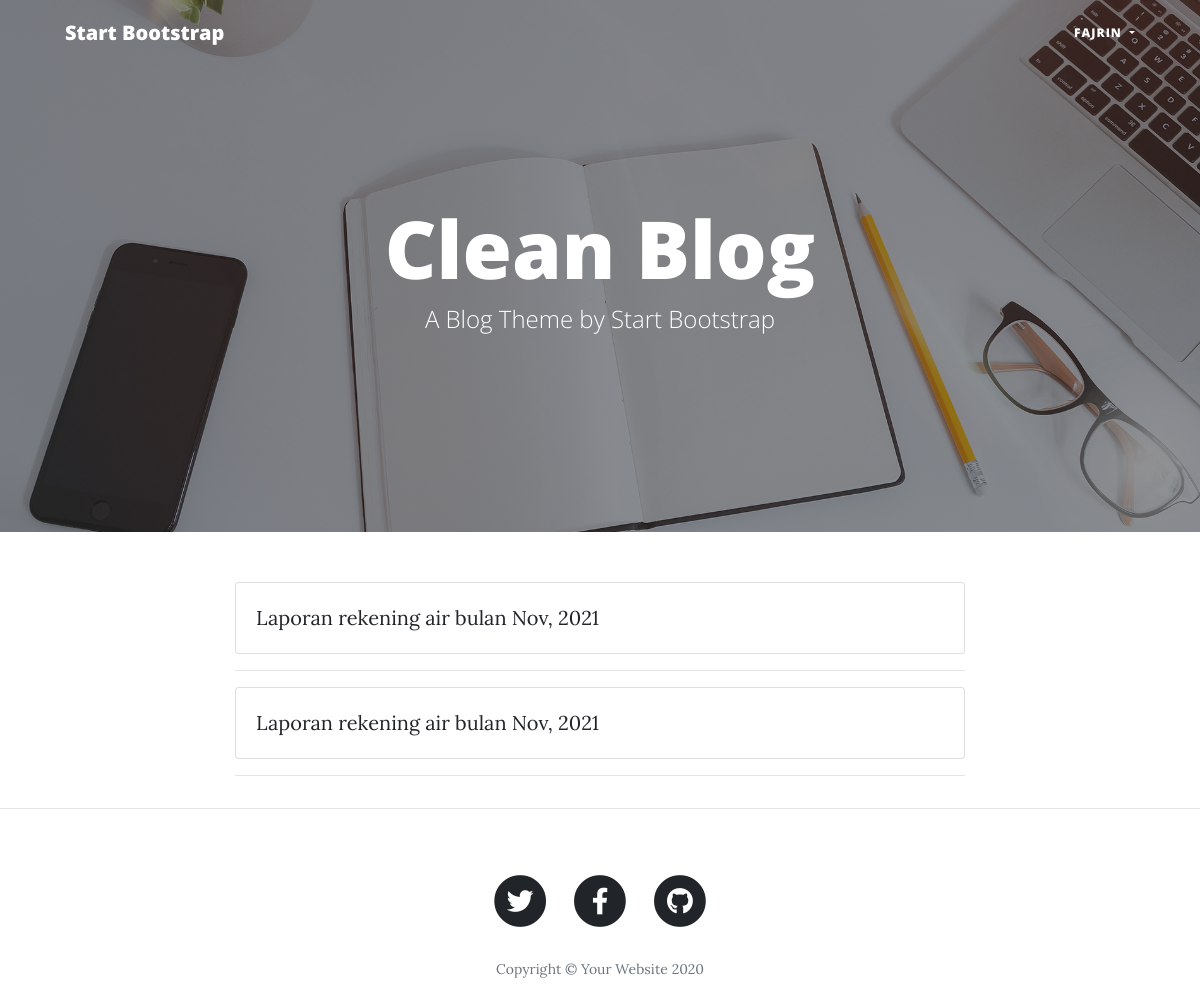
/lamanrek (signed in), run on the app's committed database.
### affairs/models.py (models this page shows, shortened)
class admindb(db.Model, UserMixin):
    id = db.Column(db.Integer, primary_key=True)
    username = db.Column(db.String(100), nullable=False)
    email = db.Column(db.String(50), nullable=False, unique=True)
    password = db.Column(db.String(80), nullable=False)

class CustomerPgAir(db.Model):
  id = db.Column(db.Integer, primary_key=True)
  tgl_pst = db.Column(db.DateTime, nullable=False, default=datetime.utcnow)
  csv_field = db.Column(JsonEncodeDict)

### affairs/admin/routes.py (the view)
@admingam.route('/lamanrek')
def lamanrek():
    rek = CustomerPgAir.query.all()
    return render_template('lamanrek.html', rek=rek,title='Daftar Rekening Bulanan')

### affairs/models.py (called while the page is built)
@login_manager.user_loader
def load_user(admindb_id):
    return admindb.query.get(int(admindb_id))

  def process_result_value(self, value, dialect):
    if value is None:
      return {}
    else:
      return json.loads(value)

### affairs/templates/lamanrek.html
{% extends'layout.html' %}
{% block content %}
{% for r in rek%}
<div class="card">
  <div class="card-body">
    <a href="{{url_for('admingam.lihatrek', id=r.id)}}">
      Laporan rekening air bulan {{r.tgl_pst.strftime('%b, %Y')}}
    </a>
  </div>
</div>
<hr />
{% endfor %}
{% endblock content  %}

### affairs/templates/layout.html (shortened to what this page needs)
<!DOCTYPE html>
<html lang="en">
<head>
  <link href="../static/vendor/bootstrap/css/bootstrap.min.css" rel="stylesheet">
  <link href="../static/vendor/fontawesome-free/css/all.min.css" rel="stylesheet" type="text/css">
  <link href="../static/css/clean-blog.min.css" rel="stylesheet">
</head>
<body>
  {% block kategori %}
  <nav class="navbar navbar-expand-lg navbar-light fixed-top" id="mainNav">
    <div class="container">
      <a class="navbar-brand" href="index.html">Start Bootstrap</a>
      <div class="collapse navbar-collapse" id="navbarResponsive">
        <ul class="navbar-nav ml-auto">
          {% if current_user.is_authenticated %}
          <li class="nav-item dropdown">
            <a class="nav-link dropdown-toggle" href="#" id="navbarDropdown" role="button" data-toggle="dropdown" aria-haspopup="true" aria-expanded="false">
               {{current_user.username}}
            </a>
        </li>
        {% endif %}
        </ul>
      </div>
    </div>
  </nav>
  <header class="masthead" style="background-image: url('img/home-bg.jpg')">
    <div class="overlay"></div>
    <div class="container">
      <div class="row">
        <div class="col-lg-8 col-md-10 mx-auto">
          <div class="site-heading">
            <h1>Clean Blog</h1>
            <span class="subheading">A Blog Theme by Start Bootstrap</span>
          </div>
        </div>
      </div>
    </div>
  </header>
  {% endblock kategori %}
  <div class="container">
    <div class="row">
      <div class="col-lg-8 col-md-10 mx-auto">
        {%block content%}
        {%endblock content%}
      </div>
    </div>
  </div>
  <hr>
  <footer>
    <div class="container">
      <div class="row">
        <div class="col-lg-8 col-md-10 mx-auto">
          <ul class="list-inline text-center">
            <li class="list-inline-item">
              <a href="#">
                <span class="fa-stack fa-lg">
                  <i class="fas fa-circle fa-stack-2x"></i>
                  <i class="fab fa-twitter fa-stack-1x fa-inverse"></i>
                </span>
              </a>
            </li>
            <li class="list-inline-item">
              <a href="#">
                <span class="fa-stack fa-lg">
                  <i class="fas fa-circle fa-stack-2x"></i>
                  <i class="fab fa-facebook-f fa-stack-1x fa-inverse"></i>
                </span>
              </a>
            </li>
            <li class="list-inline-item">
              <a href="#">
                <span class="fa-stack fa-lg">
                  <i class="fas fa-circle fa-stack-2x"></i>
                  <i class="fab fa-github fa-stack-1x fa-inverse"></i>
                </span>
              </a>
            </li>
          </ul>
          <p class="copyright text-muted">Copyright &copy; Your Website 2020</p>
        </div>
      </div>
    </div>
  </footer>
</body>
</html>

### data on the page
admindb: username "FAJRIN"
CustomerPgAir: tgl_pst "Nov, 2021"
CustomerPgAir: tgl_pst "Nov, 2021"
